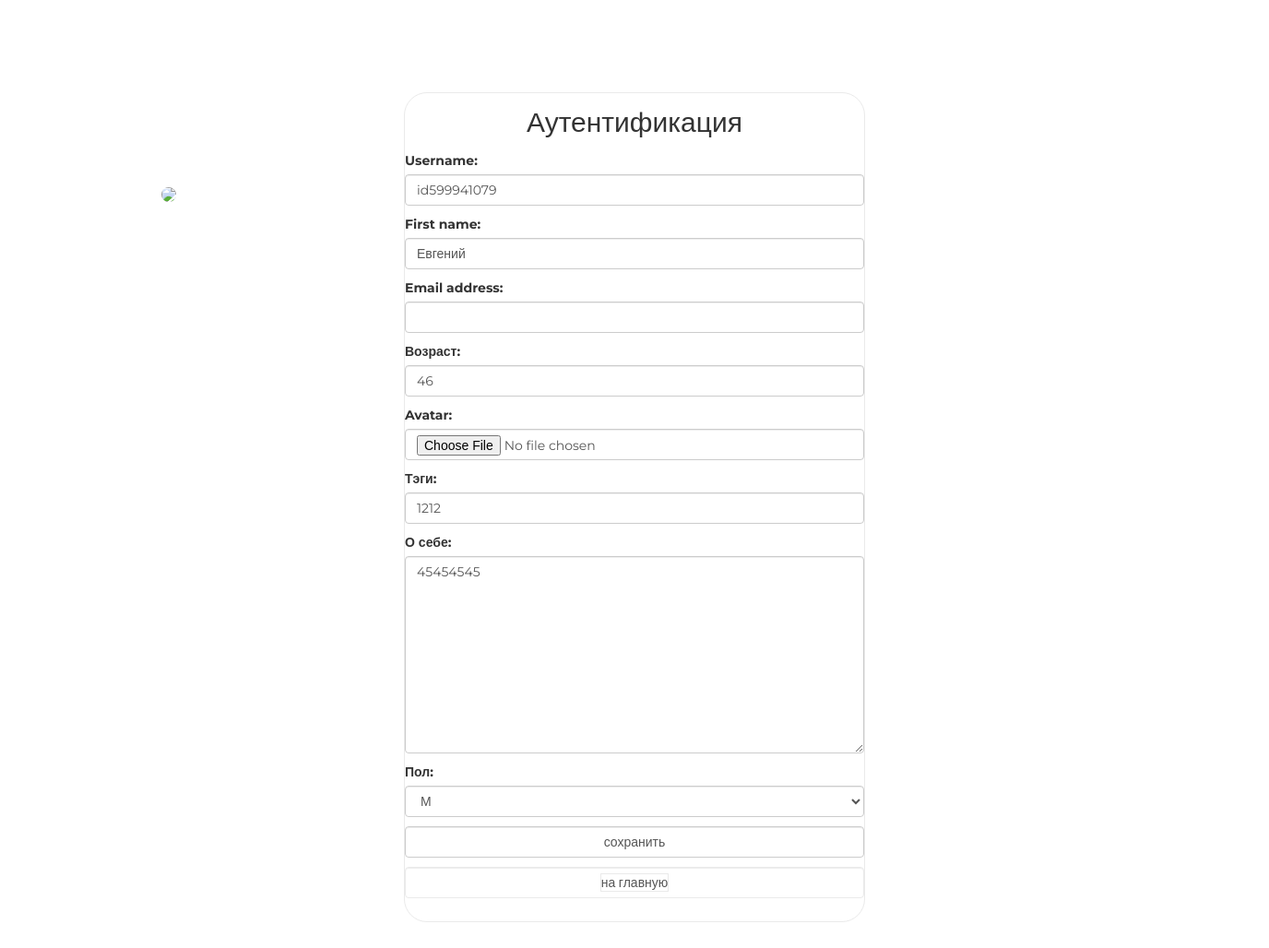
/auth/edit/ (signed in), run on an earlier commit of the app's database.
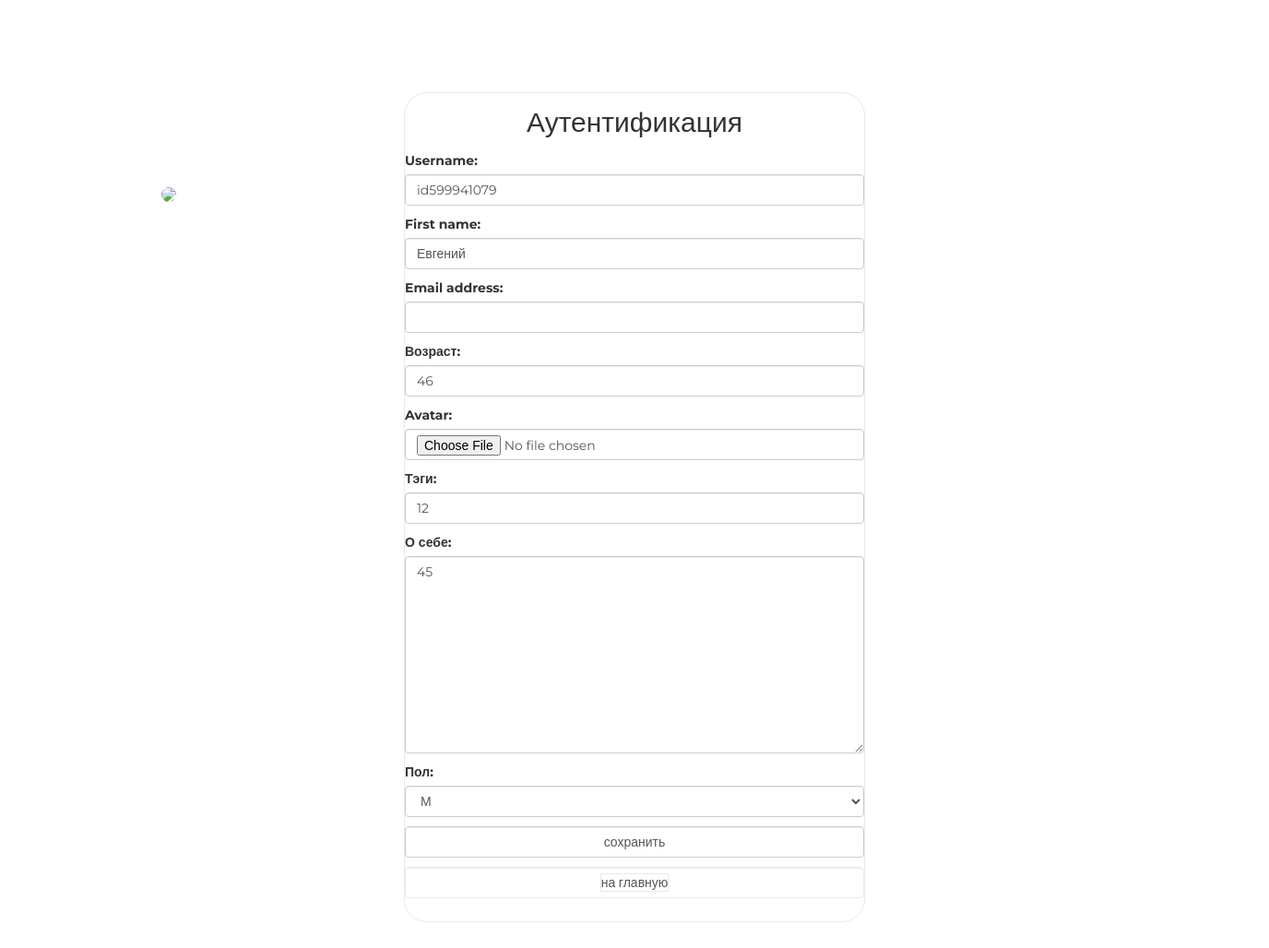
And on a later commit of the database.
### authapp/models.py (models this page shows, shortened)
class ShopUserProfile(models.Model):
    MALE = 'M'
    FEMALE = 'w'
    GENDER_CHOICES = (
        (MALE, 'М'),
        (FEMALE, 'Ж'),
    )
    user = models.OneToOneField(ShopUser, unique=True, null=False, db_index=True, on_delete=models.CASCADE)
    tagline = models.CharField(verbose_name='тэги', max_length=128, blank=True)
    about_me = models.TextField(verbose_name='о себе', max_length=512, blank=True)
    gender = models.CharField(choices=GENDER_CHOICES, blank=True, max_length=1, verbose_name='пол')

### authapp/views.py (the view)
# urls.py: re_path(r'^edit/(?P<pk>\d+)/(?P<quantity>\d+)/$', basketapp.basket_edit, name='edit'),
def edit(request):
    title = 'редактирование'
    if request.method == 'POST':
        edit_form = ShopUserEditForm(request.POST, request.FILES, instance=request.user)
        profile_form = ShopUserProfileEditForm(request.POST,instance=request.user.shopuserprofile)
        if edit_form.is_valid() and profile_form.is_valid():
            edit_form.save()
            return HttpResponseRedirect(reverse('auth:edit'))
    else:
        edit_form = ShopUserEditForm(instance=request.user)
        profile_form = ShopUserProfileEditForm(instance=request.user.shopuserprofile)
    content = {'title': title, 'edit_form': edit_form, 'profile_form': profile_form}
    return render(request, 'authapp/edit.html', content)

### authapp/forms.py (shortened to what this page needs)
class ShopUserEditForm(UserChangeForm):
    class Meta:
        model = ShopUser
        fields = ('username', 'first_name', 'email', 'age', 'avatar', 'password')
    def __init__(self, *args, **kwargs):
        super(ShopUserEditForm, self).__init__(*args, **kwargs)
        for field_name, field in self.fields.items():
            field.widget.attrs['class'] = 'form-control'
            field.help_text = ''
            if field_name == 'password':
                field.widget = forms.HiddenInput()

class ShopUserProfileEditForm(forms.ModelForm):
    class Meta:
        model = ShopUserProfile
        fields = ('tagline', 'about_me', 'gender',)
    def __init__(self, *args, **kwargs):
        super().__init__(*args, **kwargs)
        for field_name, field in self.fields.items():
            field.widget.attrs['class'] = 'form-control'

### mainapp/context_processors.py (called while the page is built)
def basket(request):
    basket_list = []
    if request.user.is_authenticated:
        basket_list = Basket.objects.filter(user=request.user)
    return {
        'basket': basket_list
    }

### authapp/templates/authapp/edit.html (shortened to what this page needs)
{% extends 'authapp/base.html' %}
{% load static %}
{% block content %}
    <form class="form-horizontal" action="{% url 'auth:edit' %}" method="post" enctype="multipart/form-data">
        {{ edit_form.as_p }}
        {{ profile_form.as_p }}
        <input class="form-control" type="submit" value="сохранить">
    </form>
    <button class="btn btn-round form-control last">
        <a href="{% url 'main' %}" class="">
            на главную
        </a>
    </button>
    <div class="user_avatar"><img src="/media/{{ user.avatar }}"></div>
{% endblock %}

What changed in the data, as far as the page shows it:
changed ShopUserProfile: tagline "1212" → "12"; about_me "45454545" → "45"
